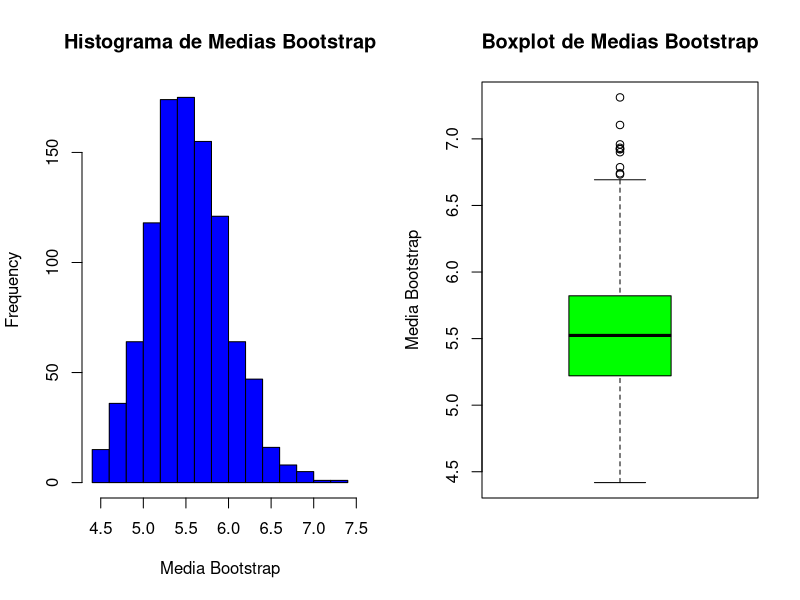

This chart was generated by the following R code:
## ---- chunk 1
knitr::opts_chunk$set(echo = TRUE)
## ---- chunk 2

muestra_original <- c(7.69, 4.97, 4.56, 6.49, 4.34, 6.24, 4.45)
muestra_original

## ---- chunk 3
k <- 1000

# Inicialización del vector para almacenar las medias de las muestras bootstrap
medias_bootstrap <- numeric(k)
medias_bootstrap

## ---- chunk 4
for (i in 1:k) {
  # Muestreo aleatorio con reemplazo
  muestra_bootstrap <- sample(muestra_original, replace = TRUE)
  
  # Calcular la media de la muestra bootstrap
  media_bootstrap <- mean(muestra_bootstrap)
  
  # Almacenar la media en el vector
  medias_bootstrap[i] <- media_bootstrap
}

  media_bootstrap
  medias_bootstrap[i]
## ---- chunk 5

percentil_2_5 <- quantile(medias_bootstrap, 0.025)
percentil_97_5 <- quantile(medias_bootstrap, 0.975)

## ---- chunk 6
limite_inferior_metodo_2 <- 2 * mean(muestra_original) - percentil_97_5
limite_superior_metodo_2 <- 2 * mean(muestra_original) - percentil_2_5
## ---- chunk 7
cat("Intervalo de confianza Método 1: (", percentil_2_5, ",", percentil_97_5, ")\n")
cat("Intervalo de confianza Método 2: (", limite_inferior_metodo_2, ",", limite_superior_metodo_2, ")\n")


## ---- chunk 8

if (mean(muestra_original) >= percentil_2_5 && mean(muestra_original) <= percentil_97_5) {
  cat("La media está dentro del intervalo de confianza del Método 1.\n")
} else {
  cat("La media está fuera del intervalo de confianza del Método 1.\n")
}

if (mean(muestra_original) >= limite_inferior_metodo_2 && mean(muestra_original) <= limite_superior_metodo_2) {
  cat("La media está dentro del intervalo de confianza del Método 2.\n")
} else {
  cat("La media está fuera del intervalo de confianza del Método 2.\n")
}


## ---- chunk 9

# Gráficos
par(mfrow = c(1, 2))  # Dividir la ventana de gráficos en 2 columnas

# Histograma de las medias bootstrap con colores
hist(medias_bootstrap, main = "Histograma de Medias Bootstrap", xlab = "Media Bootstrap", col = "blue", border = "black")

# Boxplot de las medias bootstrap con colores
boxplot(medias_bootstrap, main = "Boxplot de Medias Bootstrap", ylab = "Media Bootstrap", col = "green", border = "black")

## ---- chunk 10
# Restaurar la configuración de la ventana de gráficos
par(mfrow = c(1, 1))

